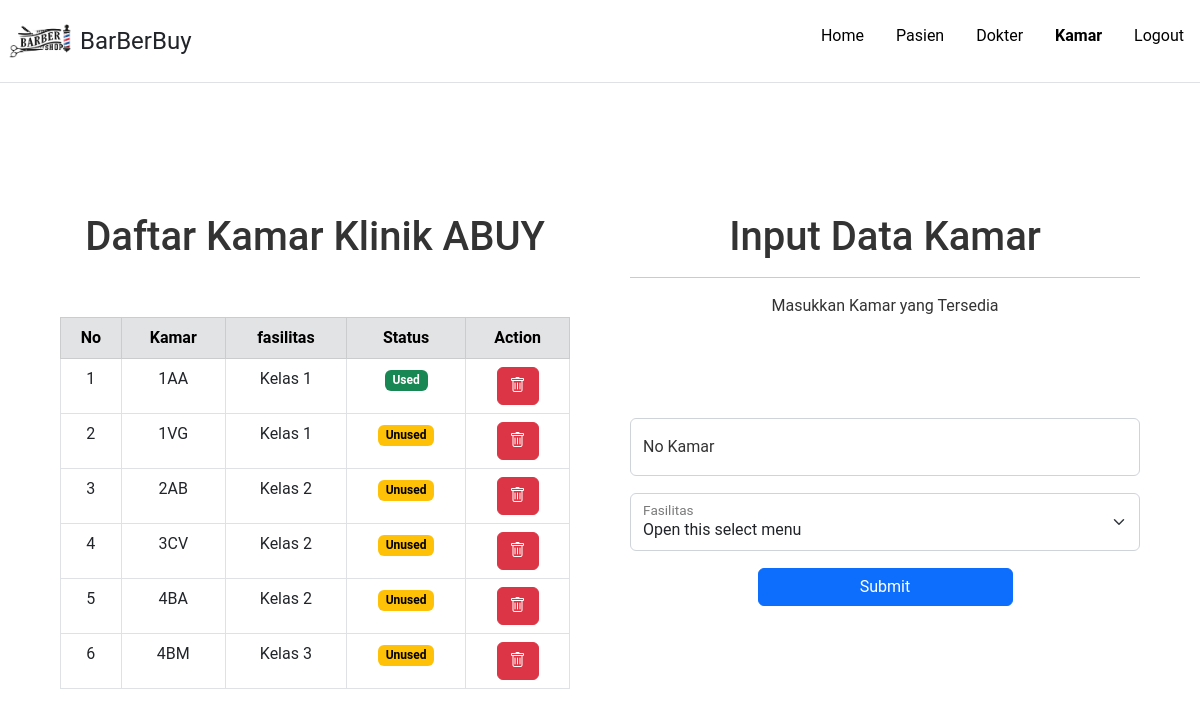
The page /kamar/kamar.php (signed in) on the database its author committed.
### tables this page shows
CREATE TABLE `kamar` (
  `id_kamar` int(10) NOT NULL,
  `kamar` varchar(15) NOT NULL,
  `fasilitas` varchar(20) NOT NULL
);

### kamar/kamar.php (the view, shortened to what this page needs)
<!DOCTYPE html>
<html lang="en">
<head>
    <link href="https://cdn.jsdelivr.net/npm/bootstrap@5.2.2/dist/css/bootstrap.min.css" rel="stylesheet">
    <link rel="stylesheet" href="https://cdn.jsdelivr.net/npm/bootstrap-icons@1.10.1/font/bootstrap-icons.css">
    <link rel="stylesheet" href="../style.css">
</head>
<body>
    <header class="d-flex flex-wrap justify-content-center py-3 mb-4 border-bottom">
        <a href="/" class="d-flex align-items-center mb-3 mb-md-0 me-md-auto text-dark text-decoration-none">
            <img src="../assets/barber.jpg" alt="Barber" style="width: 80px; height: auto;">
            <span class="fs-4">BarBerBuy</span>
        </a>
        <?php if ($_SESSION): ?>
            <ul class="nav">
                <li class="nav-item">
                    <a class="nav-link" href="../index.php">Home</a>
                </li>
                <li class="nav-item">
                    <a class="nav-link" href="../pasien/pasien.php">Pasien</a>
                </li>
                <li class="nav-item">
                    <a class="nav-link" href="../dokter/dokter.php">Dokter</a>
                </li>
                <li class="nav-item">
                    <a class="nav-link active" href="#">Kamar</a>
                </li>
                <li class="nav-item">
                    <a class="nav-link" data-bs-toggle="modal" data-bs-target="#exampleModal">Logout</a>
                </li>
            </ul>
        <?php endif; ?>
    </header>
    <div class="container text-center">
        <div class="row" style="margin-top: 100px;">
            <div class="col" style="padding: 30px">
                <h1>Daftar Kamar Klinik ABUY</h1><br><br>
                <table class="table table-bordered">
                    <tr class="table-secondary">
                        <th>No</th>
                        <th>Kamar</th>
                        <th>fasilitas</th>
                        <th>Status</th>
                        <th>Action</th>
                    </tr>
                    <?php
                    include('../koneksi.php');
                    $sql    = "SELECT kamar.id_kamar, kamar.kamar, kamar.fasilitas,
                    CASE
                        WHEN kamar.id_kamar = pasien.id_kamar THEN 'Used'
                        ELSE 'Unused'
                    END AS statustext
                    FROM kamar LEFT JOIN pasien ON kamar.id_kamar=pasien.id_kamar WHERE kamar.id_kamar != 6;";
                    $query    = mysqli_query($connect, $sql);
                    $no = 1;
                    while ($data = mysqli_fetch_array($query)) {
                    ?>
                        <tr>
                            <td><?= $no++; ?></td>
                            <td><?= $data['kamar']; ?></td>
                            <td><?= $data['fasilitas']; ?></td>
                            <td><?php if ($data['statustext'] == 'Used') echo '<span class="badge text-bg-success">Used</span>';
                                else echo '<span class="badge text-bg-warning">Unused</span>';
                                ?>
                            <td> <a href="delete_kamar.php?id_kamar=<?php echo $data['id_kamar']; ?>"><button type="button" class="btn btn-danger"><i class="bi bi-trash"></button></a></td>
                        </tr>
                    <?php } ?>
                </table>
            </div>
            <div class="col" style="padding: 30px">
                <h1>Input Data Kamar</h1>
                <hr>
                <p>Masukkan Kamar yang Tersedia</p>
                <form action="kamar_proses.php" method="POST">
                    <div class="form-floating mb-3" style="margin-top:100px">
                        <input type="text" class="form-control" id="floatingInput" placeholder="Mata, THT, etc.." name="kamar" required="">
                        <label for="floatingInput">No Kamar</label>
                    </div>
                    <div class="form-floating" style="margin: 17px 0px">
                        <select class="form-select" id="floatingSelect" aria-label="Floating label select example" name="fasilitas" required>
                            <option value="">Open this select menu</option>
                        </select>
                        <label for="floatingSelect">Fasilitas</label>
                    </div>
                    <div class="d-grid gap-2 col-6 mx-auto">
                        <button class="btn btn-primary" type="submit">Submit</button>
                    </div>
                </form>
            </div>
        </div>
    </div>
</body>
</html>

### style.css (style rules this page uses)
body { font-family: 'Roboto', sans-serif; color: #333; }
.nav-link { color: #000; font-weight: normal; transition: font-weight 0.3s; }
.active { font-weight: bold; }

### rows shown on the page
kamar: kamar "1AA", fasilitas "Kelas 1", shows "Used"
kamar: kamar "1VG", fasilitas "Kelas 1", shows "Unused"
kamar: kamar "2AB", fasilitas "Kelas 2", shows "Unused"
kamar: kamar "3CV", fasilitas "Kelas 2", shows "Unused"
kamar: kamar "4BA", fasilitas "Kelas 2", shows "Unused"
kamar: kamar "4BM", fasilitas "Kelas 3", shows "Unused"
